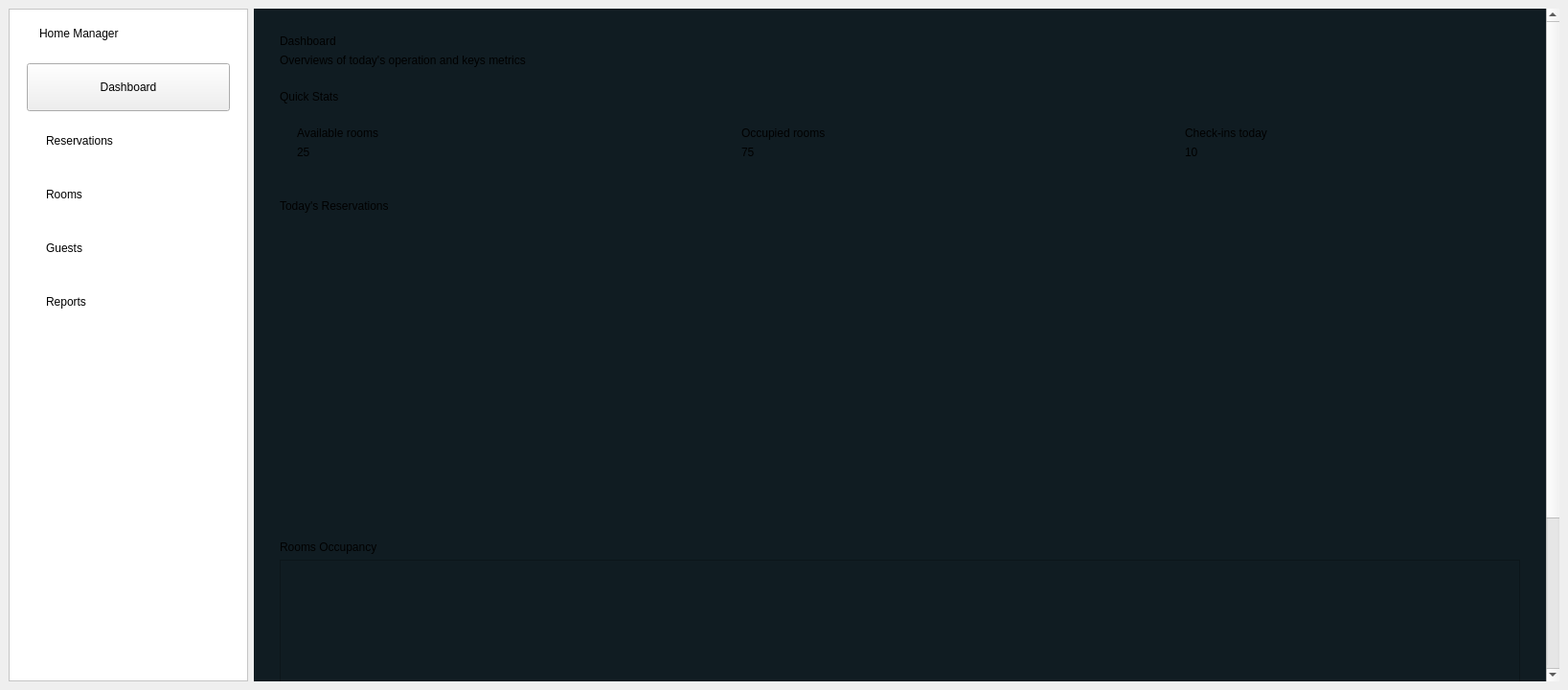
<?xml version="1.0" encoding="UTF-8"?>
<ui version="4.0">
 <class>Dashboard</class>
 <widget class="QMainWindow" name="Dashboard">
  <property name="geometry">
   <rect>
    <x>0</x>
    <y>0</y>
    <width>1637</width>
    <height>720</height>
   </rect>
  </property>
  <property name="sizePolicy">
   <sizepolicy hsizetype="Expanding" vsizetype="Expanding">
    <horstretch>0</horstretch>
    <verstretch>0</verstretch>
   </sizepolicy>
  </property>
  <property name="maximumSize">
   <size>
    <width>16776965</width>
    <height>16777215</height>
   </size>
  </property>
  <property name="windowTitle">
   <string>Dashboard</string>
  </property>
  <property name="styleSheet">
   <string notr="true"/>
  </property>
  <widget class="QWidget" name="centralwidget">
   <layout class="QGridLayout" name="gridLayout">
    <item row="0" column="0">
     <layout class="QHBoxLayout" name="horizontalLayout">
      <item>
       <widget class="QFrame" name="frame_menu_container">
        <property name="sizePolicy">
         <sizepolicy hsizetype="Preferred" vsizetype="Preferred">
          <horstretch>0</horstretch>
          <verstretch>0</verstretch>
         </sizepolicy>
        </property>
        <property name="maximumSize">
         <size>
          <width>250</width>
          <height>16777215</height>
         </size>
        </property>
        <property name="styleSheet">
         <string notr="true">#frame_menu_container{
        background-color : white;
}</string>
        </property>
        <property name="frameShape">
         <enum>QFrame::Shape::StyledPanel</enum>
        </property>
        <property name="frameShadow">
         <enum>QFrame::Shadow::Raised</enum>
        </property>
        <layout class="QVBoxLayout" name="verticalLayout_6">
         <item>
          <widget class="QWidget" name="widget" native="true">
           <property name="sizePolicy">
            <sizepolicy hsizetype="Preferred" vsizetype="Fixed">
             <horstretch>0</horstretch>
             <verstretch>0</verstretch>
            </sizepolicy>
           </property>
           <layout class="QHBoxLayout" name="horizontalLayout_5">
            <item>
             <widget class="QLabel" name="label_icon">
              <property name="sizePolicy">
               <sizepolicy hsizetype="Fixed" vsizetype="Fixed">
                <horstretch>0</horstretch>
                <verstretch>0</verstretch>
               </sizepolicy>
              </property>
              <property name="styleSheet">
               <string notr="true"/>
              </property>
              <property name="text">
               <string/>
              </property>
              <property name="pixmap">
               <pixmap resource="ressources.qrc">:/new/icons/icons/night_shelter_24dp_E3E3E3_FILL0_wght400_GRAD0_opsz24.svg</pixmap>
              </property>
             </widget>
            </item>
            <item>
             <widget class="QLabel" name="label_menu_title">
              <property name="styleSheet">
               <string notr="true"/>
              </property>
              <property name="text">
               <string>Home Manager</string>
              </property>
             </widget>
            </item>
           </layout>
          </widget>
         </item>
         <item>
          <widget class="QFrame" name="Menu">
           <property name="sizePolicy">
            <sizepolicy hsizetype="Preferred" vsizetype="Fixed">
             <horstretch>0</horstretch>
             <verstretch>0</verstretch>
            </sizepolicy>
           </property>
           <property name="styleSheet">
            <string notr="true">QPushButton::hover {
        background-color : #E7F4FB;
}</string>
           </property>
           <layout class="QVBoxLayout" name="verticalLayout">
            <item>
             <widget class="QPushButton" name="btn_dashboard">
              <property name="sizePolicy">
               <sizepolicy hsizetype="Preferred" vsizetype="Fixed">
                <horstretch>0</horstretch>
                <verstretch>0</verstretch>
               </sizepolicy>
              </property>
              <property name="minimumSize">
               <size>
                <width>0</width>
                <height>50</height>
               </size>
              </property>
              <property name="styleSheet">
               <string notr="true"/>
              </property>
              <property name="text">
               <string>Dashboard</string>
              </property>
             </widget>
            </item>
            <item>
             <widget class="QPushButton" name="btn_reservation">
              <property name="sizePolicy">
               <sizepolicy hsizetype="Preferred" vsizetype="Fixed">
                <horstretch>0</horstretch>
                <verstretch>0</verstretch>
               </sizepolicy>
              </property>
              <property name="minimumSize">
               <size>
                <width>0</width>
                <height>50</height>
               </size>
              </property>
              <property name="styleSheet">
               <string notr="true">#btn_reservation {
border : none;
text-align : left;
padding : 0 0 0 20px;
color : black;
font-size : 15.5px;
border-radius : 10px;
}</string>
              </property>
              <property name="text">
               <string>Reservations</string>
              </property>
             </widget>
            </item>
            <item>
             <widget class="QPushButton" name="btn_room">
              <property name="sizePolicy">
               <sizepolicy hsizetype="Preferred" vsizetype="Fixed">
                <horstretch>0</horstretch>
                <verstretch>0</verstretch>
               </sizepolicy>
              </property>
              <property name="minimumSize">
               <size>
                <width>0</width>
                <height>50</height>
               </size>
              </property>
              <property name="styleSheet">
               <string notr="true">#btn_room {
border : none;
text-align : left;
padding : 0 0 0 20px;
color : black;
font-size : 15.5px;
border-radius : 10px;
}</string>
              </property>
              <property name="text">
               <string>Rooms</string>
              </property>
             </widget>
            </item>
            <item>
             <widget class="QPushButton" name="btn_guest">
              <property name="sizePolicy">
               <sizepolicy hsizetype="Preferred" vsizetype="Fixed">
                <horstretch>0</horstretch>
                <verstretch>0</verstretch>
               </sizepolicy>
              </property>
              <property name="minimumSize">
               <size>
                <width>0</width>
                <height>50</height>
               </size>
              </property>
              <property name="styleSheet">
               <string notr="true">#btn_guest {
border : none;
text-align : left;
padding : 0 0 0 20px;
color : black;
font-size : 15.5px;
border-radius : 10px;
}</string>
              </property>
              <property name="text">
               <string>Guests</string>
              </property>
             </widget>
            </item>
            <item>
             <widget class="QPushButton" name="btn_report">
              <property name="sizePolicy">
               <sizepolicy hsizetype="Preferred" vsizetype="Fixed">
                <horstretch>0</horstretch>
                <verstretch>0</verstretch>
               </sizepolicy>
              </property>
              <property name="minimumSize">
               <size>
                <width>0</width>
                <height>50</height>
               </size>
              </property>
              <property name="styleSheet">
               <string notr="true">#btn_report {
border : none;
text-align : left;
padding : 0 0 0 20px;
color : black;
font-size : 15.5px;
border-radius : 10px;
}</string>
              </property>
              <property name="text">
               <string>Reports</string>
              </property>
             </widget>
            </item>
           </layout>
          </widget>
         </item>
         <item>
          <widget class="QWidget" name="widget_2" native="true"/>
         </item>
        </layout>
       </widget>
      </item>
      <item>
       <widget class="QScrollArea" name="scrollArea">
        <property name="sizePolicy">
         <sizepolicy hsizetype="Preferred" vsizetype="Preferred">
          <horstretch>0</horstretch>
          <verstretch>0</verstretch>
         </sizepolicy>
        </property>
        <property name="maximumSize">
         <size>
          <width>16776065</width>
          <height>16777215</height>
         </size>
        </property>
        <property name="styleSheet">
         <string notr="true">#scrollArea {
        border : none;
background-color : #101c22;;
}</string>
        </property>
        <property name="sizeAdjustPolicy">
         <enum>QAbstractScrollArea::SizeAdjustPolicy::AdjustToContents</enum>
        </property>
        <property name="widgetResizable">
         <bool>true</bool>
        </property>
        <widget class="QWidget" name="scrollAreaWidgetContents">
         <property name="geometry">
          <rect>
           <x>0</x>
           <y>0</y>
           <width>1347</width>
           <height>924</height>
          </rect>
         </property>
         <property name="styleSheet">
          <string notr="true">background-color : #101c22</string>
         </property>
         <layout class="QVBoxLayout" name="verticalLayout_2">
          <item>
           <widget class="QStackedWidget" name="stackedWidget">
            <property name="layoutDirection">
             <enum>Qt::LayoutDirection::LeftToRight</enum>
            </property>
            <property name="styleSheet">
             <string notr="true">#page{
        background-color : transparent;
}</string>
            </property>
            <widget class="QWidget" name="page">
             <layout class="QVBoxLayout" name="verticalLayout_3">
              <item>
               <widget class="QWidget" name="widget_title" native="true">
                <property name="sizePolicy">
                 <sizepolicy hsizetype="Preferred" vsizetype="Fixed">
                  <horstretch>0</horstretch>
                  <verstretch>0</verstretch>
                 </sizepolicy>
                </property>
                <property name="styleSheet">
                 <string notr="true"/>
                </property>
                <layout class="QVBoxLayout" name="verticalLayout_8">
                 <item>
                  <widget class="QLabel" name="label_3">
                   <property name="styleSheet">
                    <string notr="true"/>
                   </property>
                   <property name="text">
                    <string>Dashboard</string>
                   </property>
                  </widget>
                 </item>
                 <item>
                  <widget class="QLabel" name="label_4">
                   <property name="styleSheet">
                    <string notr="true"/>
                   </property>
                   <property name="text">
                    <string>Overviews of today's operation and keys metrics</string>
                   </property>
                  </widget>
                 </item>
                </layout>
               </widget>
              </item>
              <item>
               <widget class="QWidget" name="widget_stats" native="true">
                <property name="sizePolicy">
                 <sizepolicy hsizetype="Preferred" vsizetype="Fixed">
                  <horstretch>0</horstretch>
                  <verstretch>0</verstretch>
                 </sizepolicy>
                </property>
                <layout class="QVBoxLayout" name="verticalLayout_12">
                 <item>
                  <widget class="QLabel" name="label_5">
                   <property name="styleSheet">
                    <string notr="true"/>
                   </property>
                   <property name="text">
                    <string>Quick Stats</string>
                   </property>
                  </widget>
                 </item>
                 <item>
                  <widget class="QFrame" name="frame">
                   <property name="styleSheet">
                    <string notr="true">QWidget {
                border-radius : 20px;
}</string>
                   </property>
                   <layout class="QHBoxLayout" name="horizontalLayout_4">
                    <item>
                     <widget class="QWidget" name="widget_availability" native="true">
                      <property name="sizePolicy">
                       <sizepolicy hsizetype="Preferred" vsizetype="Fixed">
                        <horstretch>0</horstretch>
                        <verstretch>0</verstretch>
                       </sizepolicy>
                      </property>
                      <property name="minimumSize">
                       <size>
                        <width>350</width>
                        <height>50</height>
                       </size>
                      </property>
                      <property name="maximumSize">
                       <size>
                        <width>351</width>
                        <height>16777215</height>
                       </size>
                      </property>
                      <property name="styleSheet">
                       <string notr="true"/>
                      </property>
                      <layout class="QVBoxLayout" name="verticalLayout_9">
                       <item>
                        <widget class="QLabel" name="label_10">
                         <property name="styleSheet">
                          <string notr="true"/>
                         </property>
                         <property name="text">
                          <string>Available rooms</string>
                         </property>
                        </widget>
                       </item>
                       <item>
                        <widget class="QLabel" name="label_11">
                         <property name="styleSheet">
                          <string notr="true"/>
                         </property>
                         <property name="text">
                          <string>25</string>
                         </property>
                        </widget>
                       </item>
                      </layout>
                     </widget>
                    </item>
                    <item>
                     <spacer name="horizontalSpacer">
                      <property name="orientation">
                       <enum>Qt::Orientation::Horizontal</enum>
                      </property>
                      <property name="sizeHint" stdset="0">
                       <size>
                        <width>40</width>
                        <height>20</height>
                       </size>
                      </property>
                     </spacer>
                    </item>
                    <item>
                     <widget class="QWidget" name="widget_occupying" native="true">
                      <property name="minimumSize">
                       <size>
                        <width>350</width>
                        <height>0</height>
                       </size>
                      </property>
                      <property name="maximumSize">
                       <size>
                        <width>351</width>
                        <height>16777215</height>
                       </size>
                      </property>
                      <property name="styleSheet">
                       <string notr="true"/>
                      </property>
                      <layout class="QVBoxLayout" name="verticalLayout_10">
                       <item>
                        <widget class="QLabel" name="label_18">
                         <property name="styleSheet">
                          <string notr="true"/>
                         </property>
                         <property name="text">
                          <string>Occupied rooms</string>
                         </property>
                        </widget>
                       </item>
                       <item>
                        <widget class="QLabel" name="label_19">
                         <property name="styleSheet">
                          <string notr="true"/>
                         </property>
                         <property name="text">
                          <string>75</string>
                         </property>
                        </widget>
                       </item>
                      </layout>
                     </widget>
                    </item>
                    <item>
                     <spacer name="horizontalSpacer_2">
                      <property name="orientation">
                       <enum>Qt::Orientation::Horizontal</enum>
                      </property>
                      <property name="sizeHint" stdset="0">
                       <size>
                        <width>40</width>
                        <height>20</height>
                       </size>
                      </property>
                     </spacer>
                    </item>
                    <item>
                     <widget class="QWidget" name="widget_checkins" native="true">
                      <property name="sizePolicy">
                       <sizepolicy hsizetype="Preferred" vsizetype="Preferred">
                        <horstretch>0</horstretch>
                        <verstretch>0</verstretch>
                       </sizepolicy>
                      </property>
                      <property name="minimumSize">
                       <size>
                        <width>350</width>
                        <height>0</height>
                       </size>
                      </property>
                      <property name="maximumSize">
                       <size>
                        <width>350</width>
                        <height>16777215</height>
                       </size>
                      </property>
                      <property name="styleSheet">
                       <string notr="true"/>
                      </property>
                      <layout class="QVBoxLayout" name="verticalLayout_11">
                       <item>
                        <widget class="QLabel" name="label_22">
                         <property name="styleSheet">
                          <string notr="true"/>
                         </property>
                         <property name="text">
                          <string>Check-ins today</string>
                         </property>
                        </widget>
                       </item>
                       <item>
                        <widget class="QLabel" name="label_23">
                         <property name="styleSheet">
                          <string notr="true"/>
                         </property>
                         <property name="text">
                          <string>10</string>
                         </property>
                        </widget>
                       </item>
                      </layout>
                     </widget>
                    </item>
                   </layout>
                  </widget>
                 </item>
                </layout>
               </widget>
              </item>
              <item>
               <widget class="QWidget" name="widget_3" native="true">
                <property name="minimumSize">
                 <size>
                  <width>0</width>
                  <height>350</height>
                 </size>
                </property>
                <layout class="QVBoxLayout" name="verticalLayout_13">
                 <item>
                  <widget class="QLabel" name="label_6">
                   <property name="styleSheet">
                    <string notr="true"/>
                   </property>
                   <property name="text">
                    <string>Today's Reservations</string>
                   </property>
                  </widget>
                 </item>
                 <item>
                  <widget class="QTableView" name="tableView_reservation">
                   <property name="minimumSize">
                    <size>
                     <width>0</width>
                     <height>350</height>
                    </size>
                   </property>
                   <property name="styleSheet">
                    <string notr="true">border: none; outline: none;</string>
                   </property>
                   <property name="verticalScrollBarPolicy">
                    <enum>Qt::ScrollBarPolicy::ScrollBarAlwaysOff</enum>
                   </property>
                   <property name="horizontalScrollBarPolicy">
                    <enum>Qt::ScrollBarPolicy::ScrollBarAlwaysOff</enum>
                   </property>
                   <property name="sizeAdjustPolicy">
                    <enum>QAbstractScrollArea::SizeAdjustPolicy::AdjustToContents</enum>
                   </property>
                   <property name="alternatingRowColors">
                    <bool>false</bool>
                   </property>
                   <property name="selectionMode">
                    <enum>QAbstractItemView::SelectionMode::NoSelection</enum>
                   </property>
                   <property name="selectionBehavior">
                    <enum>QAbstractItemView::SelectionBehavior::SelectRows</enum>
                   </property>
                   <property name="showGrid">
                    <bool>false</bool>
                   </property>
                  </widget>
                 </item>
                </layout>
               </widget>
              </item>
              <item>
               <widget class="QWidget" name="widget_4" native="true">
                <property name="minimumSize">
                 <size>
                  <width>0</width>
                  <height>350</height>
                 </size>
                </property>
                <layout class="QVBoxLayout" name="verticalLayout_4">
                 <item>
                  <widget class="QLabel" name="label_7">
                   <property name="styleSheet">
                    <string notr="true"/>
                   </property>
                   <property name="text">
                    <string>Rooms Occupancy</string>
                   </property>
                  </widget>
                 </item>
                 <item>
                  <widget class="QTableView" name="tableView_occupancy">
                   <property name="minimumSize">
                    <size>
                     <width>0</width>
                     <height>350</height>
                    </size>
                   </property>
                   <property name="styleSheet">
                    <string notr="true"/>
                   </property>
                   <property name="verticalScrollBarPolicy">
                    <enum>Qt::ScrollBarPolicy::ScrollBarAlwaysOff</enum>
                   </property>
                   <property name="horizontalScrollBarPolicy">
                    <enum>Qt::ScrollBarPolicy::ScrollBarAlwaysOff</enum>
                   </property>
                   <property name="sizeAdjustPolicy">
                    <enum>QAbstractScrollArea::SizeAdjustPolicy::AdjustToContents</enum>
                   </property>
                  </widget>
                 </item>
                </layout>
               </widget>
              </item>
             </layout>
            </widget>
            <widget class="QWidget" name="page_2">

            </widget>
           </widget>
          </item>
         </layout>
        </widget>
       </widget>
      </item>
     </layout>
    </item>
   </layout>
  </widget>
 </widget>
 <resources>
  <include location="ressources.qrc"/>
 </resources>
 <connections/>
</ui>
